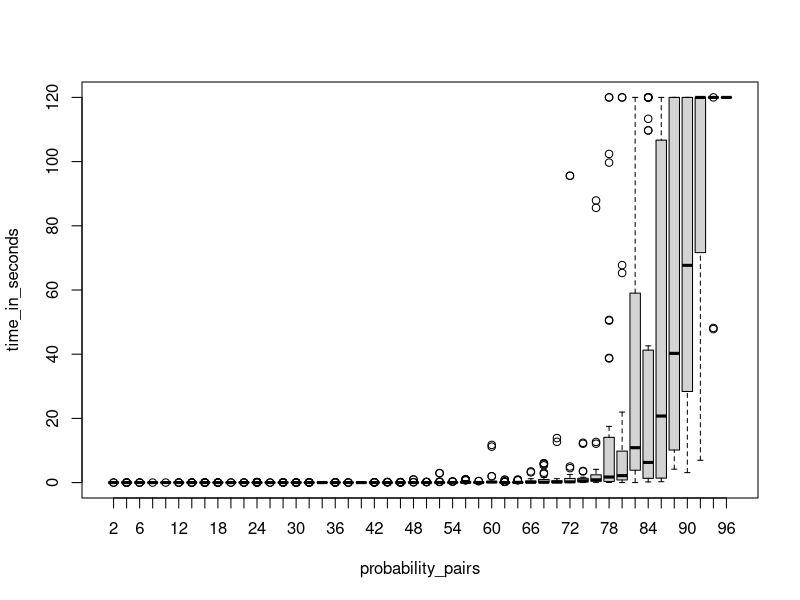
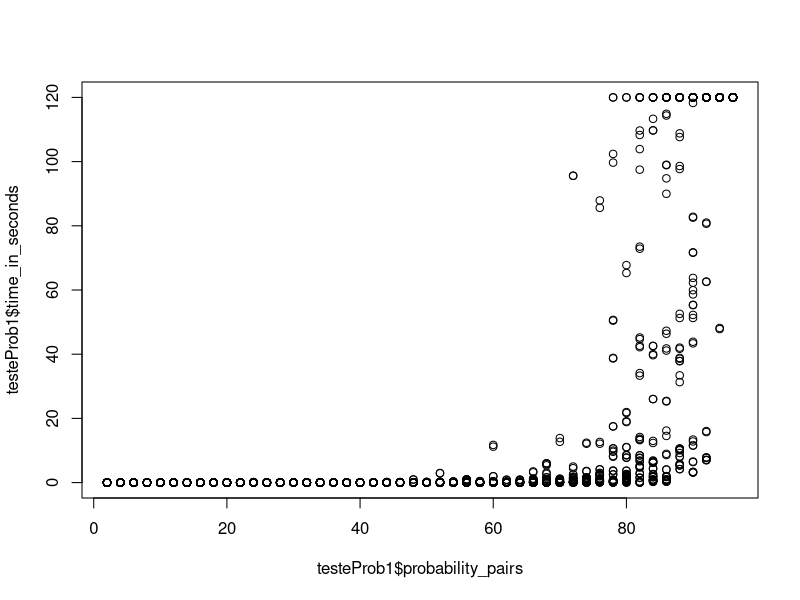
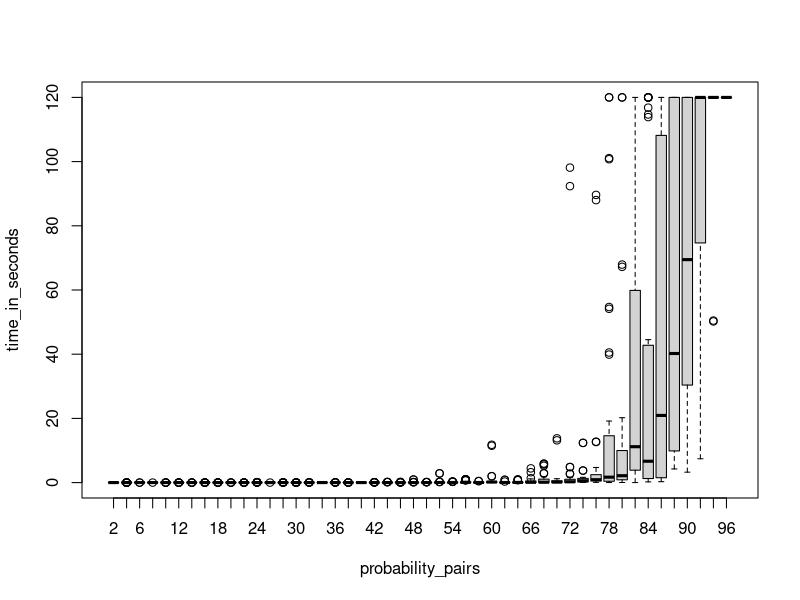
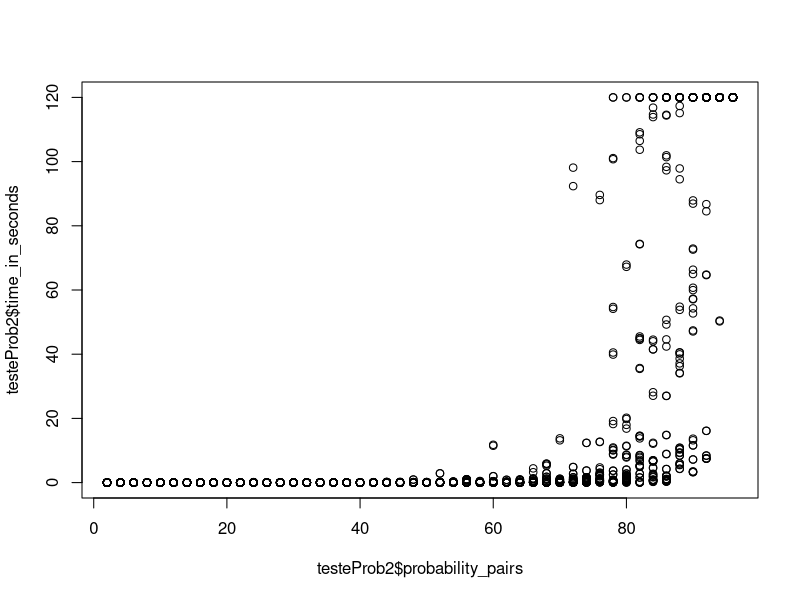
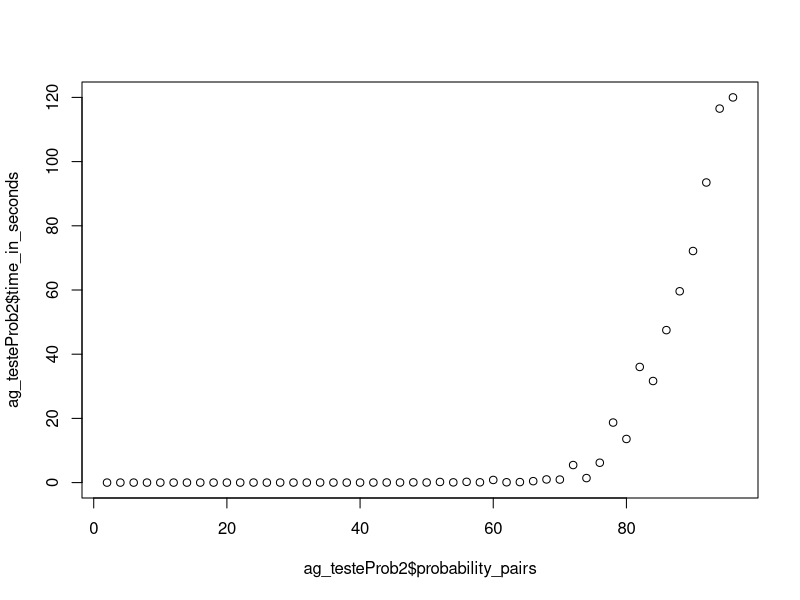
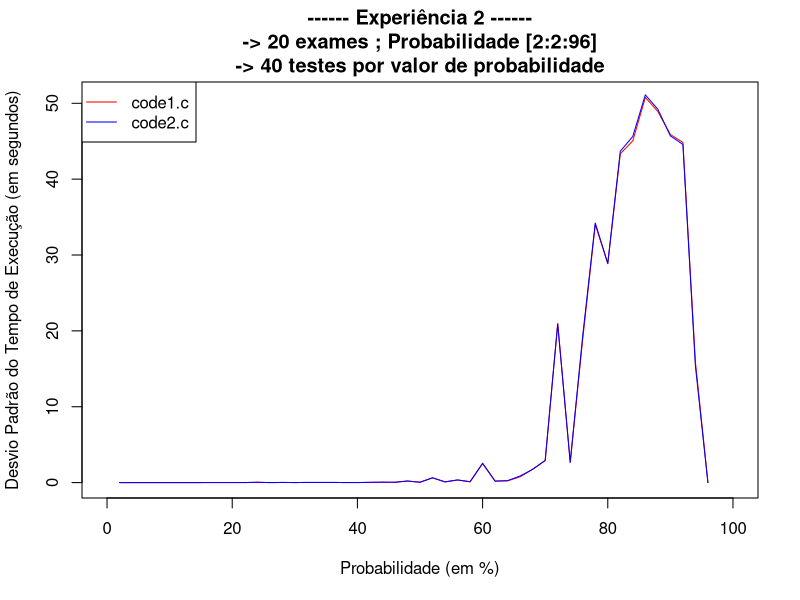
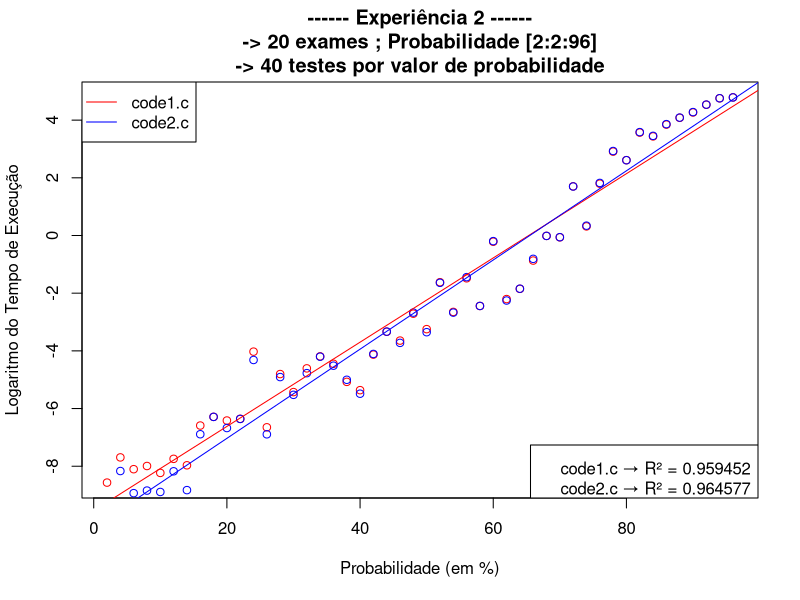

R code for these plots, in order: (Note: this script raises an error after producing the figures.)
# ------------------ TESTES PROBABILIDADE ------------------ 
testeProb1 = read.table("testeProb1.txt", header=TRUE)

n <- boxplot(time_in_seconds ~ probability_pairs, data = testeProb1)
ag_testeProb1 = aggregate(time_in_seconds ~ probability_pairs, data = testeProb1, mean)
ag_testeProb1_sd = aggregate(time_in_seconds ~ probability_pairs, data = testeProb1, sd)

plot(testeProb1$probability_pairs,testeProb1$time_in_seconds)

#-----
testeProb2 = read.table("testeProb2.txt", header=TRUE)

n <- boxplot(time_in_seconds ~ probability_pairs, data = testeProb2)
ag_testeProb2 = aggregate(time_in_seconds ~ probability_pairs, data = testeProb2, mean)
ag_testeProb2_sd = aggregate(time_in_seconds ~ probability_pairs, data = testeProb2, sd)

plot(testeProb2$probability_pairs,testeProb2$time_in_seconds)
plot(ag_testeProb2$probability_pairs,ag_testeProb2$time_in_seconds)

#-- GRAFICO BOM

plot(ag_testeProb1_sd$probability_pairs,ag_testeProb1_sd$time_in_seconds, 
     main = paste("------ Experiência 2 ------\n-> 20 exames ; Probabilidade [2:2:96]\n-> 40 testes por valor de probabilidade"), 
     xlab = "Probabilidade (em %)",
     ylab ="Desvio Padrão do Tempo de Execução (em segundos)",
     xlim = range(0:100),
     type = "l",
     col = "red")

lines(ag_testeProb2_sd$probability_pairs,ag_testeProb2_sd$time_in_seconds, 
      col = "blue")

legend( x="topleft", 
        legend=c("code1.c","code2.c"),
        col=c("red","blue"), lwd=1, lty=c(1,1), 
        pch=c(NA,NA) )




#-- Regressão linear experiencia 2


plot(ag_testeProb1$probability_pairs,log(ag_testeProb1$time_in_seconds), 
     main = paste("------ Experiência 2 ------\n-> 20 exames ; Probabilidade [2:2:96]\n-> 40 testes por valor de probabilidade"), 
     xlab = "Probabilidade (em %)",
     ylab ="Logaritmo do Tempo de Execução",
     type = "p",
     col = "red")

points(ag_testeProb2$probability_pairs,log(ag_testeProb2$time_in_seconds), 
       col = "blue")

legend( x="topleft", 
        legend=c("code1.c","code2.c"),
        col=c("red","blue"), lwd=1, lty=c(1,1), 
        pch=c(NA,NA) )


lr.out1 = lm(log(ag_testeProb1$time_in_seconds)~ag_testeProb1$probability_pairs)
sum1 = summary(lr.out1)
abline(lr.out1, col = "red")

lr.out2 = lm(log(ag_testeProb2$time_in_seconds)~ag_testeProb2$probability_pairs)
sum2 = summary(lr.out2)
abline(lr.out2, col = "blue")

legend(x="bottomright", 
       legend=sprintf("code1.c → R² = %s\ncode2.c → R² = %s",round(sum1$r.squared,6), round(sum2$r.squared,6)))







# ------------------ TESTES EXAMES ------------------ 
testeExams1 = read.table("testeExams1.txt", header=TRUE)

n <- boxplot(time_in_seconds ~ n_exams, data = testeExams1);
ag_testeExams1 = aggregate(time_in_seconds ~ n_exams, data = testeExams1, mean)
ag_testeExams1_sd = aggregate(time_in_seconds ~ n_exams, data = testeExams1, sd)

plot(testeExams1$n_exams,testeExams1$time_in_seconds, 
     main = "Teste Exames 1 - Raw data", 
     xlab = "Número de Exames",
     ylab ="Tempo de execução (em segundos)")
plot(ag_testeExams1$n_exams,ag_testeExams1$time_in_seconds, 
     main = "Teste Exames 1 - Valor médio por número de exames", 
     xlab = "Número de Exames",
     ylab ="Tempo de execução (em segundos)",
     xlim = c(0,52),
     ylim = c(0,60))



#-----
testeExams2 = read.table("testeExams2.txt", header=TRUE)

n <- boxplot(time_in_seconds ~ n_exams, data = testeExams2);
ag_testeExams2 = aggregate(time_in_seconds ~ n_exams, data = testeExams2, mean)
ag_testeExams2_sd = aggregate(time_in_seconds ~ n_exams, data = testeExams2, sd)

plot(testeExams2$n_exams,testeExams2$time_in_seconds, 
     main = "Teste Exames 2 - Raw data", 
     xlab = "Número de Exames",
     ylab ="Tempo de execução (em segundos)")
plot(ag_testeExams2$n_exams,ag_testeExams2$time_in_seconds, 
     main = "Teste Exames 2 - Valor médio por número de exames", 
     xlab = "Número de Exames",
     ylab ="Tempo de execução (em segundos)")


#-- GRAFICO BOM

plot(ag_testeExams1$n_exams,ag_testeExams1$time_in_seconds, 
     main = paste("------ Experiência 1 ------\n-> Número de Exames [2:2:60] ; Probabilidade 20%\n-> 40 repetições"), 
     xlab = "Número de Exames",
     ylab ="Tempo de Execução (em segundos)",
     type = "p",
     col = "red")

points(ag_testeExams2$n_exams,ag_testeExams2$time_in_seconds, 
      col = "blue")

legend( x="topleft", 
        legend=c("code1.c","code2.c"),
        col=c("red","blue"), lwd=1, lty=c(1,1), 
        pch=c(NA,NA) )



#-- Regressão linear


plot(ag_testeExams1$n_exams,log(ag_testeExams1$time_in_seconds), 
     main = paste("------ Experiência 1 ------\n-> Número de Exames [2:2:60] ; Probabilidade 20%\n-> 40 repetições"), 
     xlab = "Número de Exames",
     ylab ="Logaritmo do Tempo de Execução",
     type = "p",
     col = "red")

points(ag_testeExams2$n_exams,log(ag_testeExams2$time_in_seconds), 
       col = "blue")

legend( x="topleft", 
        legend=c("code1.c","code2.c"),
        col=c("red","blue"), lwd=1, lty=c(1,1), 
        pch=c(NA,NA) )


lr.out1 = lm(log(ag_testeExams1$time_in_seconds)~ag_testeExams1$n_exams)
sum1 = summary(lr.out1)
abline(lr.out1, col = "red")

lr.out2 = lm(log(ag_testeExams2$time_in_seconds)~ag_testeExams2$n_exams)
sum2 = summary(lr.out2)
abline(lr.out2, col = "blue")

legend(x="bottomright", 
       legend=sprintf("code1.c → R² = %s\ncode2.c → R² = %s",round(sum1$r.squared,6), round(sum2$r.squared,6)))











# ------------------ TESTES EXAMES 35 60 ------------------ 
testeExames1_35_60 = read.table("testeExames1_35-60.txt", header=TRUE)

n <- boxplot(time_in_seconds ~ n_exams, data = testeExames1_35_60);
ag_testeExames1_35_60 = aggregate(time_in_seconds ~ n_exams, data = testeExames1_35_60, mean)
ag_testeExames1_35_60_sd = aggregate(time_in_seconds ~ n_exams, data = testeExames1_35_60, sd)

plot(testeExames1_35_60$n_exams,testeExames1_35_60$time_in_seconds, 
     main = "Teste Exames 1 (35 a 60) - Raw data", 
     xlab = "Número de Exames",
     ylab ="Tempo de execução (em segundos)")
plot(ag_testeExames1_35_60$n_exams,ag_testeExames1_35_60$time_in_seconds, 
     main = "Teste Exames 1 (35 a 60) - Valor médio por número de exames", 
     xlab = "Número de Exames",
     ylab ="Tempo de execução (em segundos)")


#-----

testeExames2_35_60 = read.table("testeExames2_35-60.txt", header=TRUE)

n <- boxplot(time_in_seconds ~ n_exams, data = testeExames2_35_60);
ag_testeExames2_35_60 = aggregate(time_in_seconds ~ n_exams, data = testeExames2_35_60, mean)
ag_testeExames2_35_60_sd = aggregate(time_in_seconds ~ n_exams, data = testeExames2_35_60, sd)

plot(testeExames2_35_60$n_exams,testeExames2_35_60$time_in_seconds, 
     main = "Teste Exames 2 (35 a 60) - Raw data", 
     xlab = "Número de Exames",
     ylab ="Tempo de execução (em segundos)")
plot(ag_testeExames2_35_60$n_exams,ag_testeExames2_35_60$time_in_seconds, 
     main = "Teste Exames 2 (35 a 60) - Valor médio por número de exames", 
     xlab = "Número de Exames",
     ylab ="Tempo de execução (em segundos)")


#-- GRAFICO BOM

plot(ag_testeExames1_35_60$n_exams,ag_testeExames1_35_60$time_in_seconds, 
     main = paste("------ Experiência 3 ------\n-> Número de Exames [35:1:60] ; Probabilidade 20%\n-> 60 testes por valor de Número de Exames"), 
     xlab = "Número de Exames",
     ylab ="Tempo de execução (em segundos)",
     type = "l",
     col = "red")

lines(ag_testeExames2_35_60$n_exams,ag_testeExames2_35_60$time_in_seconds, 
      col = "blue")

legend( x="topleft", 
        legend=c("code1.c","code2.c"),
        col=c("red","blue"), lwd=1, lty=c(1,1), 
        pch=c(NA,NA) )






#-- Regressão linear


plot(ag_testeExames1_35_60$n_exams,log(ag_testeExames1_35_60$time_in_seconds), 
     main = paste("------ Experiência 3 ------\n-> Número de Exames [35:1:60] ; Probabilidade 20%\n-> 60 testes por valor de Número de Exames"), 
     xlab = "Número de Exames",
     ylab ="Logaritmo do Tempo de execução",
     type = "p",
     col = "red")

points(ag_testeExames2_35_60$n_exams,log(ag_testeExames2_35_60$time_in_seconds), 
       col = "blue")

legend( x="topleft", 
        legend=c("code1.c","code2.c"),
        col=c("red","blue"), lwd=1, lty=c(1,1), 
        pch=c(NA,NA) )


lr.out1 = lm(log(ag_testeExames1_35_60$time_in_seconds)~ag_testeExames1_35_60$n_exams)
sum1 = summary(lr.out1)
abline(lr.out1, col = "red")

lr.out2 = lm(log(ag_testeExames2_35_60$time_in_seconds)~ag_testeExames2_35_60$n_exams)
sum2 = summary(lr.out2)
abline(lr.out2, col = "blue")

legend(x="bottomright", 
       legend=sprintf("code1.c → R² = %s\ncode2.c → R² = %s",round(sum1$r.squared,6), round(sum2$r.squared,6)))





# ------------------ TESTES EXAME E PROB - EXAMS ------------------ 

testeExames_Prob1 = read.table("teste_Exames_Prob1.txt", header=TRUE)

n <- boxplot(time_in_seconds ~ n_exams, data = testeExames_Prob1);
ag_testeExames_Prob1 = aggregate(time_in_seconds ~ n_exams, data = testeExames_Prob1, mean)
ag_testeExames_Prob1_sd = aggregate(time_in_seconds ~ n_exams, data = testeExames_Prob1, sd)

plot(testeExames_Prob1$n_exams,testeExames_Prob1$time_in_seconds, 
     main = "Teste Exames e Prob 1 - Raw data (Probabilidades 2,5,25,50)", 
     xlab = "Número de Exames",
     ylab ="Tempo de execução (em segundos)")
plot(ag_testeExames_Prob1$n_exams,ag_testeExames_Prob1$time_in_seconds, 
     main = "Teste Exames e Prob 1 - Valor médio por número de exames (Probabilidades 2,5,25,50)", 
     xlab = "Número de Exames",
     ylab ="Tempo de execução (em segundos)")

# ------------------  ------------------ 
testeExames_Prob2 = read.table("teste_Exames_Prob2.txt", header=TRUE)

n <- boxplot(time_in_seconds ~ n_exams, data = testeExames_Prob2);
ag_testeExames_Prob2 = aggregate(time_in_seconds ~ n_exams, data = testeExames_Prob2, mean)
ag_testeExames_Prob2_sd = aggregate(time_in_seconds ~ n_exams, data = testeExames_Prob2, sd)

plot(testeExames_Prob2$n_exams,testeExames_Prob2$time_in_seconds, 
     main = "Teste Exames e Prob 2 - Raw data (Probabilidades 2,5,25,50)", 
     xlab = "Número de Exames",
     ylab ="Tempo de execução (em segundos)")
plot(ag_testeExames_Prob2$n_exams,ag_testeExames_Prob2$time_in_seconds, 
     main = "Teste Exames e Prob 2 - Valor médio por número de exames (Probabilidades 2,5,25,50)", 
     xlab = "Número de Exames",
     ylab ="Tempo de execução (em segundos)")


#-- GRAFICO BOM EXAMES

plot(ag_testeExames_Prob1_sd$n_exams,ag_testeExames_Prob1_sd$time_in_seconds, 
     main = paste("------ Experiência 5 ------\n-> Número de Exames [10:2:60] ; Probabilidade [2, 5, 15, 25, 50]%)\n-> 20 testes por combinação"), 
     xlab = "Número de Exames",
     ylab ="Desvio Padrão do Tempo de Execução (em segundos)",
     type="l",
     col = "red")

lines(ag_testeExames_Prob2_sd$n_exams,ag_testeExames_Prob2_sd$time_in_seconds, 
      col = "blue")

legend( x="topleft", 
        legend=c("code1.c","code2.c"),
        col=c("red","blue"), lwd=1, lty=c(1,1), 
        pch=c(NA,NA) )




#-- Regressão linear


plot(ag_testeExames_Prob1$n_exams,ag_testeExames_Prob1$time_in_seconds, 
     main = paste("------ Experiência 5 ------\n-> Número de Exames [10:2:60] ; Probabilidade [2, 5, 15, 25, 50]%)\n-> 20 testes por combinação"), 
     xlab = "Número de Exames",
     ylab ="Logaritmo do Tempo de Execução",
     type="p",
     col = "red")
points(ag_testeExames_Prob2$n_exams,ag_testeExames_Prob2$time_in_seconds, 
       col = "blue")

legend( x="topleft", 
        legend=c("code1.c","code2.c"),
        col=c("red","blue"), lwd=1, lty=c(1,1), 
        pch=c(NA,NA) )


lr.out1 = lm(ag_testeExames_Prob1$time_in_seconds~ag_testeExames_Prob1$n_exams)
sum1 = summary(lr.out1)
abline(lr.out1, col = "red")

lr.out2 = lm(ag_testeExames_Prob2$time_in_seconds~ag_testeExames_Prob2$n_exams)
sum2 = summary(lr.out2)
abline(lr.out2, col = "blue")

legend(x="bottomright", 
       legend=sprintf("code1.c → R² = %s\ncode2.c → R² = %s",round(sum1$r.squared,6), round(sum2$r.squared,6)))





















# ------------------ TESTES EXAME E PROB - PROBS ------------------ 

testeExames_Prob2 = read.table("teste_Exames_Prob2.txt", header=TRUE)

n <- boxplot(time_in_seconds ~ probability_pairs, data = testeExames_Prob2);
ag_testeExames_Prob2 = aggregate(time_in_seconds ~ probability_pairs, data = testeExames_Prob2, mean)

plot(testeExames_Prob2$probability_pairs,testeExames_Prob2$time_in_seconds, 
     main = "Teste Exames e Prob 2 - Raw data (Exames 10 a 60, 2 em 2)", 
     xlab = "Probabilidade",
     ylab ="Tempo de execução (em segundos)")
plot(ag_testeExames_Prob2$probability_pairs,ag_testeExames_Prob2$time_in_seconds, 
     main = "Teste Exames e Prob 2 - Valor médio por número de exames (Exames 10 a 60, 2 em 2)", 
     xlab = "Probabilidade",
     ylab ="Tempo de execução (em segundos)")

# ------------------  ------------------ 

testeExames_Prob1 = read.table("teste_Exames_Prob1.txt", header=TRUE)

n <- boxplot(time_in_seconds ~ probability_pairs, data = testeExames_Prob1);
ag_testeExames_Prob1 = aggregate(time_in_seconds ~ probability_pairs, data = testeExames_Prob1, mean)

plot(testeExames_Prob1$probability_pairs,testeExames_Prob1$time_in_seconds, 
     main = "Teste Exames e Prob 1 - Raw data (Exames 10 a 60, 2 em 2)", 
     xlab = "Probabilidade",
     ylab ="Tempo de execução (em segundos)")
plot(ag_testeExames_Prob1$probability_pairs,ag_testeExames_Prob1$time_in_seconds, 
     main = "Teste Exames e Prob 1 - Valor médio por número de exames (Exames 10 a 60, 2 em 2)", 
     xlab = "Probabilidade",
     ylab ="Tempo de execução (em segundos)")


#-- GRAFICO BOM PROBS

plot(ag_testeExames_Prob1$probability_pairs,ag_testeExames_Prob1$time_in_seconds, 
     main = paste("------ Teste Exames e Probabilidade ------\n-> Número de Exames [10:2:60] ; Probabilidade [2, 5, 15, 25, 50]%)\n-> 20 testes por combinação"), 
     xlab = "Probabilidade (em %)",
     ylab ="Tempo de execução (em segundos)",
     type="l",
     col = "red")

lines(ag_testeExames_Prob2$probability_pairs,ag_testeExames_Prob2$time_in_seconds, 
      col = "blue")

legend( x="topleft", 
        legend=c("code1.c","code2.c"),
        col=c("red","blue"), lwd=1, lty=c(1,1), 
        pch=c(NA,NA) )













# ------------------ TESTES PROBABILIDADE 65 95 PROBABILIDADE ------------------ 
testeProb1_65_95 = read.table("ResultsExames1.txt", header=TRUE)

n <- boxplot(time_in_seconds ~ probability_pairs, data = testeProb1_65_95);
ag_testeProb1_65_95 = aggregate(time_in_seconds ~ probability_pairs, data = testeProb1_65_95, mean)
ag_testeProb1_65_95_sd = aggregate(time_in_seconds ~ probability_pairs, data = testeProb1_65_95, sd)

plot(testeProb1_65_95$probability_pairs,testeProb1_65_95$time_in_seconds, 
     main = "Teste Probabilidade 1 (65% a 95%) - Raw data", 
     xlab = "Probabilidade (em %)",
     ylab ="Tempo de execução (em segundos)")
plot(ag_testeProb1_65_95$probability_pairs,ag_testeProb1_65_95$time_in_seconds, 
     main = "Teste Probabilidade 1 (65% a 95%) - Valor médio por probabilidade", 
     xlab = "Probabilidade (em %)",
     ylab ="Tempo de execução (em segundos)")


#-----

testeProb2_65_95 = read.table("ResultsExams2.txt", header=TRUE)

n <- boxplot(time_in_seconds ~ probability_pairs, data = testeProb2_65_95);
ag_testeProb2_65_95 = aggregate(time_in_seconds ~ probability_pairs, data = testeProb2_65_95, mean)
ag_testeProb2_65_95_sd = aggregate(time_in_seconds ~ probability_pairs, data = testeProb2_65_95, sd)

plot(testeProb2_65_95$probability_pairs,testeProb2_65_95$time_in_seconds, 
     main = "Teste Probabilidade 2 (65% a 95%) - Raw data", 
     xlab = "Probabilidade (em %)",
     ylab ="Tempo de execução (em segundos)")
plot(ag_testeProb2_65_95$probability_pairs,ag_testeProb2_65_95$time_in_seconds, 
     main = "Teste Probabilidade 2 (65% a 95%) - Valor médio por probabilidade", 
     xlab = "Probabilidade (em %)",
     ylab ="Tempo de execução (em segundos)")


#-- GRAFICO BOM PROBS

plot(ag_testeProb1_65_95_sd$probability_pairs,ag_testeProb1_65_95_sd$time_in_seconds, 
     main = paste("------ Experiência 4 ------\n-> Número de Exames 20 ; Probabilidade [65:1:95]\n-> 40 testes por valor de Probabilidade"), 
     xlab = "Probabilidade (em %)",
     ylab ="Desvio Padrão do Tempo de Execução (em segundos)",
     type = "l",
     col = "red")

lines(ag_testeProb2_65_95_sd$probability_pairs,ag_testeProb2_65_95_sd$time_in_seconds, 
      col = "blue")

legend( x="topleft", 
        legend=c("code1.c","code2.c"),
        col=c("red","blue"), lwd=1, lty=c(1,1), 
        pch=c(NA,NA) )





#-- Regressão linear


plot(ag_testeProb1_65_95$probability_pairs,log(ag_testeProb1_65_95$time_in_seconds), 
     main = paste("------ Experiência 4 ------\n-> Número de Exames 20 ; Probabilidade [65:1:95]\n-> 40 testes por valor de Probabilidade"), 
     xlab = "Probabilidade (em %)",
     ylab ="Logaritmo do Tempo de Execução",
     type = "p",
     col = "red")

points(ag_testeProb2_65_95$probability_pairs,log(ag_testeProb2_65_95$time_in_seconds), 
       col = "blue")

legend( x="topleft", 
        legend=c("code1.c","code2.c"),
        col=c("red","blue"), lwd=1, lty=c(1,1), 
        pch=c(NA,NA) )


lr.out1 = lm(log(ag_testeProb1_65_95$time_in_seconds)~ag_testeProb1_65_95$probability_pairs)
sum1 = summary(lr.out1)
abline(lr.out1, col = "red")

lr.out2 = lm(log(ag_testeProb2_65_95$time_in_seconds)~ag_testeProb2_65_95$probability_pairs)
sum2 = summary(lr.out2)
abline(lr.out2, col = "blue")

legend(x="bottomright", 
       legend=sprintf("code1.c → R² = %s\ncode2.c → R² = %s",round(sum1$r.squared,6), round(sum2$r.squared,6)))














# ------------------ TESTES EXAME E PROB EXPERIENCIA EXAMES ------------------ 

teste_exames10_40_prob1_16_1 = read.table("teste_exames10-40_prob1-16_1.txt", header=TRUE)

n <- boxplot(time_in_seconds ~ n_exams, data = teste_exames10_40_prob1_16_1)
ag_teste_exames10_40_prob1_16_1 = aggregate(time_in_seconds ~ n_exams, data = teste_exames10_40_prob1_16_1, mean)
ag_teste_exames10_40_prob1_16_1_sd = aggregate(time_in_seconds ~ n_exams, data = ag_teste_exames10_40_prob1_16_1, sd)


plot(teste_exames10_40_prob1_16_1$n_exams,teste_exames10_40_prob1_16_1$time_in_seconds, 
     main = "Teste Exames e Prob Experiencia 1 - Raw data (Probabilidades 1 a 16)", 
     xlab = "Número de Exames",
     ylab ="Tempo de execução (em segundos)")


plot(ag_teste_exames10_40_prob1_16_1$n_exams,ag_teste_exames10_40_prob1_16_1$time_in_seconds, 
     main = "Teste Exames e Prob Experiencia 1 - Valor médio por número de exames (Probabilidades 1 a 16)", 
     xlab = "Número de Exames",
     ylab ="Tempo de execução (em segundos)")

# ------------------  ------------------ 

teste_exames10_40_prob1_16_2 = read.table("teste_exames10-40_prob1-16_2.txt", header=TRUE)

n <- boxplot(time_in_seconds ~ n_exams, data = teste_exames10_40_prob1_16_2);
ag_teste_exames10_40_prob1_16_2 = aggregate(time_in_seconds ~ n_exams, data = teste_exames10_40_prob1_16_2, mean)
ag_teste_exames10_40_prob1_16_2_sd = aggregate(time_in_seconds ~ n_exams, data = teste_exames10_40_prob1_16_2, sd)


plot(teste_exames10_40_prob1_16_2$n_exams,teste_exames10_40_prob1_16_2$time_in_seconds, 
     main = "Teste Exames e Prob 1 - Raw data (Exames 10 a 60, 2 em 2)", 
     xlab = "Número de Exame",
     ylab ="Tempo de execução (em segundos)")
plot(ag_teste_exames10_40_prob1_16_2$n_exams,ag_teste_exames10_40_prob1_16_2$time_in_seconds, 
     main = "Teste Exames e Prob 1 - Valor médio por número de exames (Exames 10 a 60, 2 em 2)", 
     xlab = "Número de Exames",
     ylab ="Tempo de execução (em segundos)")




#-- GRAFICO BOM

plot(ag_teste_exames10_40_prob1_16_1$n_exams,ag_teste_exames10_40_prob1_16_1$time_in_seconds, 
     main = paste("------ Teste Número de Exames (10 a 40) ------\n-> Número de Exames [10:1:40] ; Probabilidade [1:1:16]\n-> 20 testes por valor de Número de Exames"), 
     xlab = "Número de Exames",
     ylab ="Tempo de execução (em segundos)",
     type = "l",
     col = "red")

lines(ag_teste_exames10_40_prob1_16_2$n_exams,ag_teste_exames10_40_prob1_16_2$time_in_seconds, 
      col = "blue")

legend( x="topleft", 
        legend=c("code1.c","code2.c"),
        col=c("red","blue"), lwd=1, lty=c(1,1), 
        pch=c(NA,NA) )



plot(ag_teste_exames10_40_prob1_16_1$n_exams,log(ag_teste_exames10_40_prob1_16_1$time_in_seconds), 
     main = paste("------ Experiência 6 ------\n-> Número de Exames [10:1:40] ; Probabilidade [1:1:16]\n-> 20 repetições"), 
     xlab = "Número de Exames",
     ylab ="Logaritmo do Tempo de execução",
     col = "red")

points(ag_teste_exames10_40_prob1_16_2$n_exams,log(ag_teste_exames10_40_prob1_16_2$time_in_seconds), 
      col = "blue")


legend( x="topleft", 
        legend=c("code1.c","code2.c"),
        col=c("red","blue"), lwd=1, lty=c(1,1), 
        pch=c(NA,NA) )


lr.out1 = lm(log(ag_teste_exames10_40_prob1_16_1$time_in_seconds)~ag_teste_exames10_40_prob1_16_1$n_exams)
sum1 = summary(lr.out1)
abline(lr.out1, col = "red")

lr.out2 = lm(log(ag_teste_exames10_40_prob1_16_2$time_in_seconds)~ag_teste_exames10_40_prob1_16_2$n_exams)
sum2 = summary(lr.out2)
abline(lr.out2, col = "blue")



legend(x="bottomright", legend=sprintf("code1.c → R² = %s\ncode2.c → R² = %s",round(sum1$r.squared,6), round(sum2$r.squared,6)))








# ------------------ TESTES EXAME E PROB EXPERIENCIA PROBABILIDADE------------------ 

teste_exames10_40_prob1_16_1 = read.table("teste_exames10-40_prob1-16_1.txt", header=TRUE)

n <- boxplot(time_in_seconds ~ probability_pairs, data = teste_exames10_40_prob1_16_1)
ag_teste_exames10_40_prob1_16_1 = aggregate(time_in_seconds ~ probability_pairs, data = teste_exames10_40_prob1_16_1, mean)
ag_teste_exames10_40_prob1_16_1_sd = aggregate(time_in_seconds ~ probability_pairs, data = ag_teste_exames10_40_prob1_16_1, sd)


plot(teste_exames10_40_prob1_16_1$probability_pairs,teste_exames10_40_prob1_16_1$time_in_seconds, 
     main = "Teste Exames e Prob Experiencia 1 - Raw data (Probabilidades 1 a 16)", 
     xlab = "Número de Exames",
     ylab ="Tempo de execução (em segundos)")


plot(ag_teste_exames10_40_prob1_16_1$probability_pairs,ag_teste_exames10_40_prob1_16_1$time_in_seconds, 
     main = "Teste Exames e Prob Experiencia 1 - Valor médio por número de exames (Probabilidades 1 a 16)", 
     xlab = "Número de Exames",
     ylab ="Tempo de execução (em segundos)")

# ------------------  ------------------ 

teste_exames10_40_prob1_16_2 = read.table("teste_exames10-40_prob1-16_2.txt", header=TRUE)

n <- boxplot(time_in_seconds ~ probability_pairs, data = teste_exames10_40_prob1_16_2);
ag_teste_exames10_40_prob1_16_2 = aggregate(time_in_seconds ~ probability_pairs, data = teste_exames10_40_prob1_16_2, mean)
ag_teste_exames10_40_prob1_16_2_sd = aggregate(time_in_seconds ~ probability_pairs, data = teste_exames10_40_prob1_16_2, sd)


plot(teste_exames10_40_prob1_16_2$probability_pairs,teste_exames10_40_prob1_16_2$time_in_seconds, 
     main = "Teste Exames e Prob 1 - Raw data (Exames 10 a 60, 2 em 2)", 
     xlab = "Probabilidade",
     ylab ="Tempo de execução (em segundos)")
plot(ag_teste_exames10_40_prob1_16_2$probability_pairs,ag_teste_exames10_40_prob1_16_2$time_in_seconds, 
     main = "Teste Exames e Prob 1 - Valor médio por número de exames (Exames 10 a 60, 2 em 2)", 
     xlab = "Probabilidade",
     ylab ="Tempo de execução (em segundos)")




#-- GRAFICO BOM

plot(ag_teste_exames10_40_prob1_16_1$probability_pairs,ag_teste_exames10_40_prob1_16_1$time_in_seconds, 
     main = paste("------ Teste Probabilidade (1% a 16%) ------\n-> Número de Exames [10:1:40] ; Probabilidade [1:1:16]\n-> 20 testes por valor de Probabilidade"), 
     xlab = "Probabilidade (em %)",
     ylab ="Tempo de execução (em segundos)",
     type = "l",
     col = "red")

lines(ag_teste_exames10_40_prob1_16_2$probability_pairs,ag_teste_exames10_40_prob1_16_2$time_in_seconds, 
      col = "blue")

legend( x="topleft", 
        legend=c("code1.c","code2.c"),
        col=c("red","blue"), lwd=1, lty=c(1,1), 
        pch=c(NA,NA) )




# ------------------------------------------------------------------------------ 
# --------------------------------- META 3 ------------------------------------- 
# ------------------------------------------------------------------------------ 



# ------------------ TESTES Hipotese 1 ------------------ 
hip1_code1 = read.table("results_code1_meta3_hip1_t2.txt", header=TRUE)

ag_hip1_code1 = aggregate(time_in_seconds ~ probability_pairs, data = hip1_code1, mean)
ag_hip1_code1_sd = aggregate(time_in_seconds ~ probability_pairs, data = hip1_code1, sd)


#plot(hip1_code1$probability_pairs,hip1_code1$time_in_seconds)

#-----
hip1_code2 = read.table("results_code2_meta3_hip1_t2.txt", header=TRUE)

ag_hip1_code2 = aggregate(time_in_seconds ~ probability_pairs, data = hip1_code2, mean)
ag_hip1_code2_sd = aggregate(time_in_seconds ~ probability_pairs, data = hip1_code2, sd)

plot(hip1_code2$probability_pairs,hip1_code2$time_in_seconds)
plot(ag_hip1_code2$probability_pairs,ag_hip1_code2$time_in_seconds)

#-- GRAFICO BOM

plot(ag_hip1_code1$probability_pairs,ag_hip1_code1$time_in_seconds, 
     main = paste("------ Hipótese 1 ------\n->"), 
     xlab = "Probabilidade (em %)",
     ylab ="Tempo de Execução (em segundos)",
     xlim = range(0:600),
     type = "p",
     col = "red")

points(ag_hip1_code2$probability_pairs,ag_hip1_code2$time_in_seconds, 
      col = "blue")

legend( x="topleft", 
        legend=c("code1.c","code2.c"),
        col=c("red","blue"), lwd=1, lty=c(1,1), 
        pch=c(NA,NA) )




##------- ANOVA 
setwd("C:\\Users\\gonca\\Desktop\\MEI")
library(tidyverse)
library(rstatix)
hip1 = read.table("hip1.txt", header=TRUE)

aov.out = aov(time_in_seconds~factor(code)*factor(probability_pairs), data=hip1)
summary(aov.out)


hip2 = read.table("hip2.txt", header=TRUE)
table2 = subset(hip2, select=c(code, time_in_seconds, n_exams))


res.aov <- table2 %>% anova_test(time_in_seconds ~ code * n_exams)
show(res.aov)


aov.out = aov(log(time_in_seconds)~factor(code)+factor(n_exams), data=hip2)
summary(aov.out)











plot(testeProb1$probability_pairs,testeProb1$time_in_seconds)
plot(data2$probability_pairs,data2$time_in_seconds)


lm.out=lm(testeProb1$time_in_seconds~testeProb1$probability_pairs)
summar = summary(lm.out)
